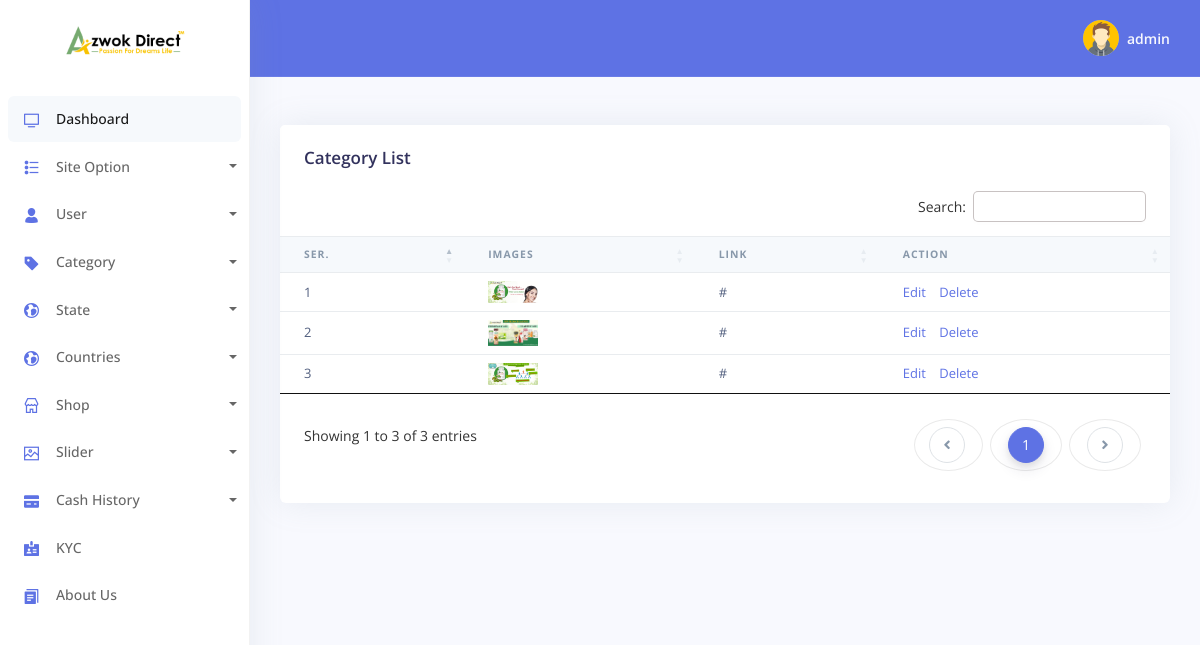
The app's page /admin/Slider-List.php (signed in) with its own data.
### tables this page shows
CREATE TABLE `tbl_logo` (
  `id` int NOT NULL,
  `logo` varchar(240) NOT NULL,
  `front` varchar(240) NOT NULL
);

CREATE TABLE `tbl_slider` (
  `id` int NOT NULL,
  `images` varchar(240) NOT NULL,
  `link` varchar(240) NOT NULL
);

### config/Functions.php (called while the page is built, shortened)
<?php
     class Functions{
          public $host=	DB_HOST;
		public $user=	DB_USER;
		public $pass=	DB_PASS;
          public $name= 	DB_NAME;
          public $link;
          public function dbConnect(){
               $this->link= new mysqli($this->host,$this->user,$this->pass,$this->name);
          }
          public function select($query){
               $exicute=$this->link->query($query) or die(mysqli_error($this->link));
               if($exicute->num_rows>0){
                    return $exicute;
               }else{
                    return false;
               }
          }
     }

### Classes/admin/Siteinfo.php (called while the page is built, shortened)
<?php
     class Siteinfo{
             private $db;
             public function __construct(){
                  $this->db=new Functions();
             }
          public function getLogo(){
               $query="SELECT * from tbl_logo";
               $exicute=$this->db->select($query);
               if($exicute){
                    return $exicute;
                }else{
                     return false;
                }
          }
     }

### Classes/admin/Product.php (called while the page is built, shortened)
<?php
     class Product{
          private $db;
          public function __construct(){
               $this->db=new Functions();
          }
          public function getAllSlider(){
               $query="SELECT * from tbl_slider";
               $exicute=$this->db->select($query);
               if($exicute){
                    return $exicute;
                }else{
                     return false;
                }
          }
     }

### admin/Slider-List.php (the view, shortened to what this page needs)
<?php include('template/load-header.php')?>
<?php include('template/sidebar.php')?>
<?php include('template/header.php')?>
    <div class="container-fluid mt--6">
      <div class="row">
        <div class="col">
          <div class="card">
            <div class="card-header border-0">
              <h3 class="mb-0">Category List</h3>
            </div>
            <div class="table-responsive">
              <table id="example" class="table align-items-center table-flush">
                <thead class="thead-light">
                  <tr>
                    <th scope="col" class="sort" data-sort="name" >Ser.</th>
                    <th scope="col" class="sort" data-sort="name"  >Images</th>
                    <th scope="col" class="sort" data-sort="budget" >Link</th>
                    <th scope="col" class="sort" data-sort="completion">Action</th>
                  </tr>
                </thead>
                <tbody class="list">
                <?php
                  $result=$prod->getAllSlider();
                  if($result){
                    $i='';
                    while($value=$result->fetch_assoc()){
                      $i++;
                ?>
                 <tr>
                   <td><?php echo $i?></td>
                   <td> <img style="width:50px" src="<?php echo $value['images']?>" alt=""></td>
                   <td><?php echo $value['link']?></td>
                   <td>
                     <a style="margin-right:10px" href="Edit-Slider.php?id=<?php echo $value['id']?> & link=<?php echo $value['link']?> & slider=<?php echo $value['images']?>">Edit</a>
                     <a onclick="return confirm('Are you sure you want to delete?');" href="?did=<?php echo $value['id']?>">Delete</a>
                   </td>
                 </tr>
                <?php }}?>
                </tbody>
              </table>
            </div>
          </div>
        </div>
      </div>
  <?php include('template/footer.php')?>

### admin/template/sidebar.php (shortened to what this page needs)
<body>
  <nav class="sidenav navbar navbar-vertical  fixed-left  navbar-expand-xs navbar-light bg-white" id="sidenav-main">
    <div class="scrollbar-inner">
      <div class="sidenav-header  align-items-center">
        <a class="navbar-brand" href="../index.php">
          <?php
            $result=$site->getLogo();
            if($result){
              while($value=$result->fetch_assoc()){
          ?>
          <img src="<?php echo $value['logo'];?>" class="navbar-brand-img" alt="...">
          <?php }}?>
        </a>
      </div>
      <div class="navbar-inner">
        <div class="collapse navbar-collapse" id="sidenav-collapse-main">
          <ul class="navbar-nav">
            <li class="nav-item">
              <a class="nav-link active" href="dashboard.php">
                <i class="ni ni-tv-2 text-primary"></i>
                <span class="nav-link-text">Dashboard</span>
              </a>
            </li>
            <li class="nav-item">
              <a href="#" class="dropdown-toggle nav-link" id="ddlmenuItem" data-toggle="dropdown"><i class="ni ni-bullet-list-67 text-primary"></i>Site Option</a>
            </li>
            <li class="nav-item">
            <a href="#" class="dropdown-toggle nav-link" id="ddlmenuItem" data-toggle="dropdown"><i class="ni ni-single-02 text-primary"></i>User</a>
          </li>
            <li class="nav-item">
                <a href="#" class="dropdown-toggle nav-link" id="ddlmenuItem" data-toggle="dropdown"><i class="ni ni-tag text-primary"></i>Category</a>
            </li>
            <li class="nav-item">
            <a href="#" class="dropdown-toggle nav-link" id="ddlmenuItem" data-toggle="dropdown"><i class="ni ni-world text-primary"></i>State</a>
          </li>
          <li class="nav-item">
            <a href="#" class="dropdown-toggle nav-link" id="ddlmenuItem" data-toggle="dropdown"><i class="ni ni-world text-primary"></i>Countries</a>
          </li>
            <li class="nav-item">
              <a href="#" class="dropdown-toggle nav-link" id="ddlmenuItem" data-toggle="dropdown"><i class="ni ni-shop text-primary"></i>Shop</a>
            </li>
            <li class="nav-item">
              <a href="#" class="dropdown-toggle nav-link" id="ddlmenuItem" data-toggle="dropdown"><i class="ni ni-image text-primary"></i>Slider</a>
            </li>
            <li class="nav-item">
              <a href="#" class="dropdown-toggle nav-link" id="ddlmenuItem" data-toggle="dropdown"><i class="ni ni-credit-card text-primary"></i>Cash History</a>
            </li>
            <li class="nav-item">
              <a class="nav-link" href="kyc.php">
                <i class="ni ni-badge text-primary"></i>
                <span class="nav-link-collection">KYC</span>
              </a>
            </li>
            <li class="nav-item">
              <a class="nav-link" href="About.php">
                <i class="ni ni-single-copy-04 text-primary"></i>
                <span class="nav-link-collection">About Us</span>
              </a>
            </li>
          </ul>
        </div>
      </div>
    </div>
  </nav>

### assets/css/style.css (style rules this page uses)
body { background: #f7f7f7; }
* { padding: 0; margin:0; }
ul li { position: relative; }

### records on screen
tbl_logo: logo (picture)
tbl_slider: images (picture), link "#"
tbl_slider: images (picture), link "#"
tbl_slider: images (picture), link "#"

### other values on screen
Session::get('admin') "admin"
